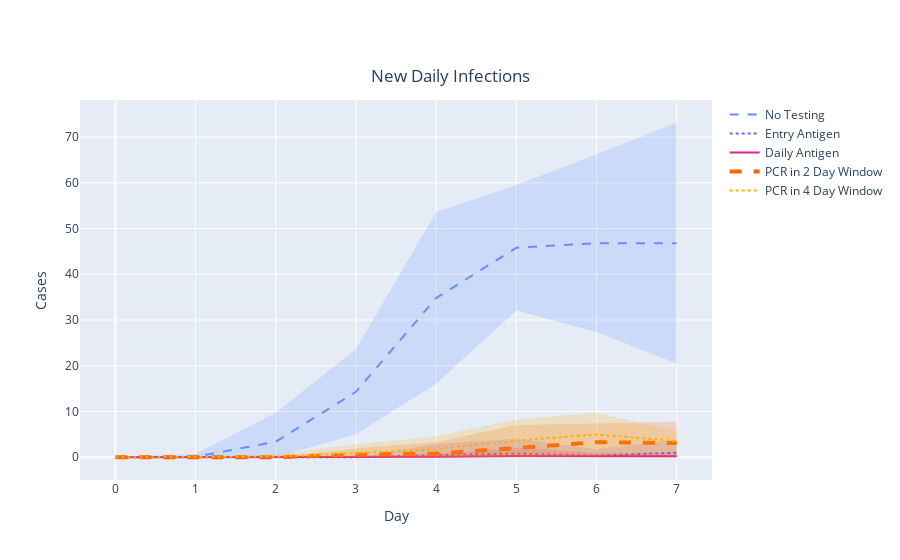

Notebook cell for this chart:
### Code cell
# Figure: New Infections - Testing

fig = go.Figure([
    go.Scatter( # Default
        x=default_scen_new_inf['dates'].tolist(),
        y=default_scen_new_inf['new_infections'].tolist(),
        line=dict(color='rgb(100,143,255)', dash = 'dash'),
        mode='lines',
        name="No Testing",
        showlegend=True
    ),
    go.Scatter( # Default confidence interval
        x=default_scen_new_inf['dates'].tolist()+default_scen_new_inf['dates'].tolist()[::-1], # x, then x reversed
        y=default_scen_new_inf['new_infections_high'].tolist()+default_scen_new_inf['new_infections_low'].tolist()[::-1], # upper, then lower reversed
        fill='toself',
        fillcolor='rgba(100,143,255,0.2)',
        line=dict(color='rgba(255,255,255,0)'),
        hoverinfo="skip",
        showlegend=False,
        #name = 'Mixed 95% Confidence Interval'
    ),
    go.Scatter( # Entry Antigen
        x=entry_antigen_scen_new_inf['dates'].tolist(),
        y=entry_antigen_scen_new_inf['new_infections'].tolist(),
        line=dict(color='rgb(120,94,240)', dash = 'dot'),
        mode='lines',
        name="Entry Antigen",
        showlegend=True
    ),
    go.Scatter( # Entry Antigen confidence interval
        x=entry_antigen_scen_new_inf['dates'].tolist()+entry_antigen_scen_new_inf['dates'].tolist()[::-1], # x, then x reversed
        y=entry_antigen_scen_new_inf['new_infections_high'].tolist()+entry_antigen_scen_new_inf['new_infections_low'].tolist()[::-1], # upper, then lower reversed
        fill='toself',
        fillcolor='rgba(120,94,240,0.2)',
        line=dict(color='rgba(255,255,255,0)'),
        hoverinfo="skip",
        showlegend=False,
        #name = 'Mixed 95% Confidence Interval'
    ),
    go.Scatter( # Daily Antigen
        x=daily_antigen_scen_new_inf['dates'].tolist(),
        y=daily_antigen_scen_new_inf['new_infections'].tolist(),
        line=dict(color='rgb(220,38,127)'),
        mode='lines',
        name="Daily Antigen",
        showlegend=True
    ),
    go.Scatter( # Daily Antigen confidence interval
        x=daily_antigen_scen_new_inf['dates'].tolist()+daily_antigen_scen_new_inf['dates'].tolist()[::-1], # x, then x reversed
        y=daily_antigen_scen_new_inf['new_infections_high'].tolist()+daily_antigen_scen_new_inf['new_infections_low'].tolist()[::-1], # upper, then lower reversed
        fill='toself',
        fillcolor='rgba(220,38,127,0.2)',
        line=dict(color='rgba(255,255,255,0)'),
        hoverinfo="skip",
        showlegend=False,
        #name = 'Mixed 95% Confidence Interval'
    ),
    go.Scatter( # PCR 2 Day
        x=pcr_2_scen_new_inf['dates'].tolist(),
        y=pcr_2_scen_new_inf['new_infections'].tolist(),
        line=dict(color='rgb(254, 97, 0)', width= 4, dash = 'dash'),
        mode='lines',
        name="PCR in 2 Day Window",
        showlegend=True
    ),
    go.Scatter( # PCR 2 Day confidence interval
        x=pcr_2_scen_new_inf['dates'].tolist()+pcr_2_scen_new_inf['dates'].tolist()[::-1], # x, then x reversed
        y=pcr_2_scen_new_inf['new_infections_high'].tolist()+pcr_2_scen_new_inf['new_infections_low'].tolist()[::-1], # upper, then lower reversed
        fill='toself',
        fillcolor='rgba(254, 97, 0,0.2)',
        line=dict(color='rgba(255,255,255,0)'),
        hoverinfo="skip",
        showlegend=False,
        #name = 'Mixed 95% Confidence Interval'
    ),
    go.Scatter( # PCR 4 Day
        x=pcr_4_scen_new_inf['dates'].tolist(),
        y=pcr_4_scen_new_inf['new_infections'].tolist(),
        line=dict(color='rgb(255, 176, 0)', width = 2, dash = 'dot'),
        mode='lines',
        name="PCR in 4 Day Window",
        showlegend=True
    ),
    go.Scatter( # PCR 4 Day confidence interval
        x=pcr_4_scen_new_inf['dates'].tolist()+pcr_4_scen_new_inf['dates'].tolist()[::-1], # x, then x reversed
        y=pcr_4_scen_new_inf['new_infections_high'].tolist()+pcr_4_scen_new_inf['new_infections_low'].tolist()[::-1], # upper, then lower reversed
        fill='toself',
        fillcolor='rgba(255, 176, 0,0.2)',
        line=dict(color='rgba(255,255,255,0)'),
        hoverinfo="skip",
        showlegend=False,
        #name = 'Mixed 95% Confidence Interval'
    )
    
])

fig.update_layout(
    title_text='New Daily Infections', title_x=0.5, title_y=0.875,
    xaxis_title="Day",
    yaxis_title="Cases"
)

fig.show()

### Figure 1 — Plotly figure (JSON) as saved in the notebook; plotly's stock layout.template omitted (floating-point values rounded to 4 significant figures)
{"data": [{"line": {"color": "rgb(100,143,255)", "dash": "dash"}, "mode": "lines", "name": "No Testing", "showlegend": true, "type": "scatter", "x": [0, 1, 2, 3, 4, 5, 6, 7], "y": [0, 0.1, 3.4, 14.3, 34.8, 45.8, 46.8, 46.8]}, {"fill": "toself", "fillcolor": "rgba(100,143,255,0.2)", "hoverinfo": "skip", "line": {"color": "rgba(255,255,255,0)"}, "showlegend": false, "type": "scatter", "x": [0, 1, 2, 3, 4, 5, 6, 7, 7, 6, 5, 4, 3, 2, 1, 0], "y": [0, 0.7, 9.737, 23.6, 53.54, 59.53, 66.23, 73.12, 20.48, 27.37, 32.07, 16.06, 5.003, 0, 0, 0]}, {"line": {"color": "rgb(120,94,240)", "dash": "dot"}, "mode": "lines", "name": "Entry Antigen", "showlegend": true, "type": "scatter", "x": [0, 1, 2, 3, 4, 5, 6, 7], "y": [0, 0, 0, 0, 0.5, 0.8, 0.4, 1]}, {"fill": "toself", "fillcolor": "rgba(120,94,240,0.2)", "hoverinfo": "skip", "line": {"color": "rgba(255,255,255,0)"}, "showlegend": false, "type": "scatter", "x": [0, 1, 2, 3, 4, 5, 6, 7, 7, 6, 5, 4, 3, 2, 1, 0], "y": [0, 0, 0, 0, 2.908, 4.123, 1.727, 3.828, 0, 0, 0, 0, 0, 0, 0, 0]}, {"line": {"color": "rgb(220,38,127)"}, "mode": "lines", "name": "Daily Antigen", "showlegend": true, "type": "scatter", "x": [0, 1, 2, 3, 4, 5, 6, 7], "y": [0, 0, 0, 0, 0.1, 0.3, 0.2, 0.2]}, {"fill": "toself", "fillcolor": "rgba(220,38,127,0.2)", "hoverinfo": "skip", "line": {"color": "rgba(255,255,255,0)"}, "showlegend": false, "type": "scatter", "x": [0, 1, 2, 3, 4, 5, 6, 7, 7, 6, 5, 4, 3, 2, 1, 0], "y": [0, 0, 0, 0, 0.7, 2.1, 1.0, 1.0, 0, 0, 0, 0, 0, 0, 0, 0]}, {"line": {"color": "rgb(254, 97, 0)", "dash": "dash", "width": 4}, "mode": "lines", "name": "PCR in 2 Day Window", "showlegend": true, "type": "scatter", "x": [0, 1, 2, 3, 4, 5, 6, 7], "y": [0, 0, 0, 0.6, 0.8, 2, 3.3, 3.1]}, {"fill": "toself", "fillcolor": "rgba(254, 97, 0,0.2)", "hoverinfo": "skip", "line": {"color": "rgba(255,255,255,0)"}, "showlegend": false, "type": "scatter", "x": [0, 1, 2, 3, 4, 5, 6, 7, 7, 6, 5, 4, 3, 2, 1, 0], "y": [0, 0, 0, 1.927, 3.298, 7.06, 7.404, 7.786, 0, 0, 0, 0, 0, 0, 0, 0]}, {"line": {"color": "rgb(255, 176, 0)", "dash": "dot", "width": 2}, "mode": "lines", "name": "PCR in 4 Day Window", "showlegend": true, "type": "scatter", "x": [0, 1, 2, 3, 4, 5, 6, 7], "y": [0, 0, 0.1, 0.9, 1.8, 3.6, 5, 3.5]}, {"fill": "toself", "fillcolor": "rgba(255, 176, 0,0.2)", "hoverinfo": "skip", "line": {"color": "rgba(255,255,255,0)"}, "showlegend": false, "type": "scatter", "x": [0, 1, 2, 3, 4, 5, 6, 7, 7, 6, 5, 4, 3, 2, 1, 0], "y": [0, 0, 0.7, 2.787, 4.6, 8.265, 9.733, 5.736, 1.264, 0.2671, 0, 0, 0, 0, 0, 0]}], "layout": {"title": {"text": "New Daily Infections", "x": 0.5, "y": 0.875}, "xaxis": {"title": {"text": "Day"}}, "yaxis": {"title": {"text": "Cases"}}}}
